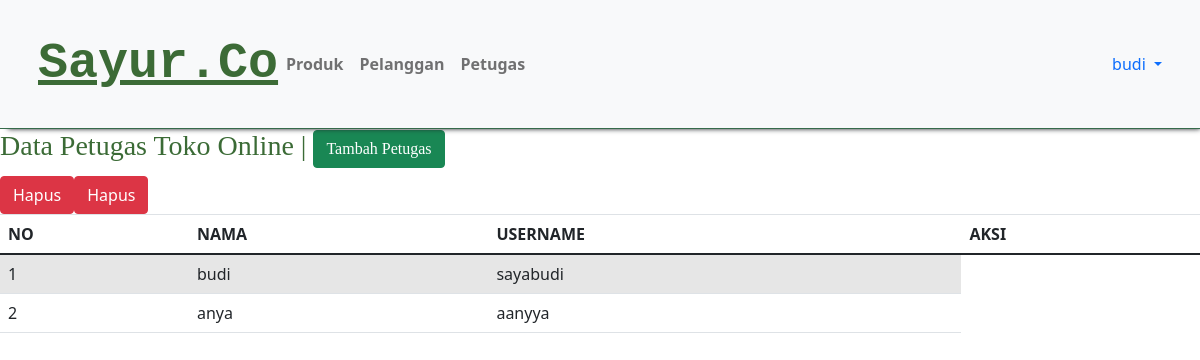
/admin/tampil_petugas.php (signed in), run on the app's committed database.
### tables this page shows
CREATE TABLE `petugas` (
  `id_petugas` int(3) NOT NULL,
  `nama_petugas` text NOT NULL,
  `username` varchar(15) NOT NULL,
  `password` varchar(15) NOT NULL,
  `level` varchar(100) NOT NULL
);

### admin/tampil_petugas.php (the view, shortened to what this page needs)
<html>
    <head>
        <link href="https://cdn.jsdelivr.net/npm/bootstrap@5.0.1/dist/css/bootstrap.min.css" rel="stylesheet">
    </head>
<body>
<html lang="en">
<head>
  <link rel="stylesheet" href="style.css">
  <link rel="stylesheet" href="https://maxcdn.bootstrapcdn.com/bootstrap/4.5.2/css/bootstrap.min.css">
</head>
<body>
    <?php
    include "header.php";
    ?>
<h3>Data Petugas Toko Online | <a href = "tambah_petugas.php" class = "btn btn-success">Tambah Petugas</a></h3>
    <table class="table table-hover table-striped">
        <thead>
            <tr>
                <th>NO</th>
                <th>NAMA</th>
                <th>USERNAME</th>
                <th>AKSI</th>
            </tr>
        </thead>
        <tbody>
            <?php
            include "koneksi.php";
            $qry_petugas=mysqli_query($conn, "select * from petugas");
            $no = 0;
            while($data_petugas=mysqli_fetch_array($qry_petugas)){
            $no++;?>
            <tr>
                <td><?=$no?></td>
                <td><?=$data_petugas['nama_petugas']?></td>
                <td><?=$data_petugas['username']?></td>
                <a href = "hapus.php?id_petugas=<?=$data_petugas['id_petugas']?>"
                onclick = "return confirm('Apakah anda yakin menghapus data ini?')"
                class = "btn btn-danger">Hapus</a></td>
            </tr>
            <?php
            }
            ?>
        </tbody>
    </table>
</body>
</html>

### admin/style.css (style rules this page uses)
* { text-decoration: none; margin: 0px; padding: 0px; }
body { margin: 0px; padding: 0px; font-family: 'Open Sans',sans-serif; }
h3 { font-family: 'comic sans ms'; font-weight: 800; font-size: 30px; margin-bottom: 20px; color: #3b6b36; width: 100%; line-height: 50px; }

### data on the page
petugas: nama_petugas "budi", username "sayabudi"
petugas: nama_petugas "anya", username "aanyya"

### other printed values
$_SESSION['nama_petugas'] "budi"
